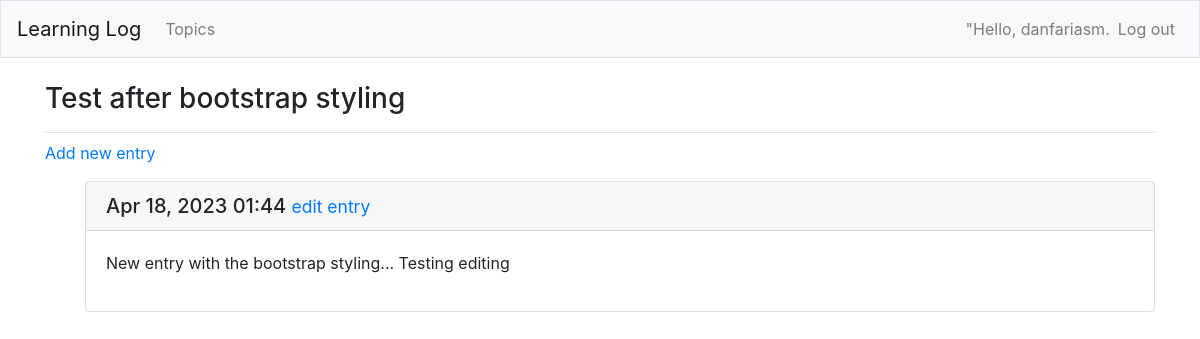
Screenshot of /topics/5/ (signed in) with the database file from the repository.
### learning_logs/models.py (models this page shows, shortened)
class Topic(models.Model):
    text = models.CharField(max_length=200)
    date_added = models.DateTimeField(auto_now_add=True)
    owner = models.ForeignKey(User, on_delete=models.CASCADE)
    def __str__(self):
        return self.text

class Entry(models.Model):
    topic = models.ForeignKey(Topic, on_delete=models.CASCADE)
    text = models.TextField()
    date_added = models.DateTimeField(auto_now_add=True)
    class Meta:
        verbose_name_plural = "entries"

### learning_logs/views.py (the view)
# urls.py: path("topics/<int:topic_id>/", views.topic, name="topic"),
@login_required
def topic(request, topic_id):
    topic = Topic.objects.get(id=topic_id)
    check_topic_owner(topic, request)
    entries = topic.entry_set.order_by("-date_added")
    context = {"topic": topic, "entries": entries}
    return render(request, "learning_logs/topic.html", context)

### learning_logs/views.py (called while the page is built)
def check_topic_owner(topic, request):
    if topic.owner != request.user:
        raise Http404

### learning_logs/templates/learning_logs/topic.html
{% extends "learning_logs/base.html" %}
{% block page_header %}
    <h3>{{ topic }}</h3>
{% endblock page_header %}
{% block content %}
    <p>
        <a href="{% url 'learning_logs:new_entry' topic.id %}">Add new entry</a>
    </p>
    <ul>
    {% for entry in entries %}
        <div class="card mb-3">
            <h5 class="card-header">
                {{ entry.date_added|date:"M d, Y H:i" }}
                <small><a href="{% url 'learning_logs:edit_entry' entry.id %}">
                    edit entry</a></small>
            </h5>
            <div class="card-body">
                {{ entry.text|linebreaks }}
            </div>
        </div>
    {% empty %}
        <p>There are no entries for this topic yet.</p>
    {% endfor %}
{% endblock content %}

### learning_logs/templates/learning_logs/base.html (shortened to what this page needs)
{% load bootstrap4 %}
<!doctype html>
<html lang="en">
<head>
    {% bootstrap_css %}
</head>
<body>
    <nav class="navbar navbar-expand-md navbar-light bg-light mb-4 border">
        <a class="navbar-brand" href="{% url 'learning_logs:index'%}">
            Learning Log</a>
        <div class="collapse navbar-collapse" id="navbarCollapse">
            <ul class="navbar-nav mr-auto">
                <li class="nav-item">
                    <a class="nav-link" href="{% url 'learning_logs:topics'%}">
                        Topics</a></li>
            </ul>
            <ul class="navbar-nav ml-auto">
                {% if user.is_authenticated %}
                    <li class="nav-item">
                        <span class="navbar-text">"Hello, {{ user.username }}.</span>
                    </li>
                    <li class="nav-item">
                        <a class="nav-link" href="{% url 'users:logout' %}">Log out</a>
                    </li>
                {% endif %}
            </ul>
        </div>
    </nav>
    <main role="main" class="container">
        <div class="pb-2 mb-2 border-bottom">
            {% block page_header %}{% endblock page_header %}
        </div>
        <div>
            {% block content %}{% endblock content %}
        </div>
    </main>
</body>
</html>

### rows the page displays
Topic: text "Test after bootstrap styling"
Entry: date_added "Apr 18, 2023 01:44", text "New entry with the bootstrap styling... Testing editing"

### other values shown
{{ user.username }} "danfariasm"
